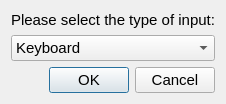
<?xml version="1.0" encoding="UTF-8"?>
<ui version="4.0">
 <class>Dialog</class>
 <widget class="QDialog" name="Dialog">
  <property name="geometry">
   <rect>
    <x>0</x>
    <y>0</y>
    <width>220</width>
    <height>98</height>
   </rect>
  </property>
  <property name="windowTitle">
   <string>Dialog</string>
  </property>
  <layout class="QGridLayout" name="gridLayout">
   <item row="0" column="0">
    <widget class="QLabel" name="label_select">
     <property name="font">
      <font>
       <pointsize>11</pointsize>
      </font>
     </property>
     <property name="text">
      <string>Please select the type of input:</string>
     </property>
    </widget>
   </item>
   <item row="2" column="0">
    <widget class="QDialogButtonBox" name="btns_hardware_inputtype">
     <property name="font">
      <font>
       <pointsize>11</pointsize>
      </font>
     </property>
     <property name="orientation">
      <enum>Qt::Horizontal</enum>
     </property>
     <property name="standardButtons">
      <set>QDialogButtonBox::Cancel|QDialogButtonBox::Ok</set>
     </property>
    </widget>
   </item>
   <item row="1" column="0">
    <widget class="QComboBox" name="combo_hardware_inputtype">
     <property name="font">
      <font>
       <pointsize>11</pointsize>
      </font>
     </property>
     <item>
      <property name="text">
       <string>Keyboard</string>
      </property>
     </item>
     <item>
      <property name="text">
       <string>Mouse</string>
      </property>
     </item>
     <item>
      <property name="text">
       <string>SensoDrive</string>
      </property>
     </item>
     <item>
      <property name="text">
       <string>USB Joystick (HID)</string>
      </property>
     </item>
    </widget>
   </item>
  </layout>
 </widget>
 <resources/>
 <connections>
  <connection>
   <sender>btns_hardware_inputtype</sender>
   <signal>accepted()</signal>
   <receiver>Dialog</receiver>
   <slot>accept()</slot>
   <hints>
    <hint type="sourcelabel">
     <x>248</x>
     <y>254</y>
    </hint>
    <hint type="destinationlabel">
     <x>157</x>
     <y>274</y>
    </hint>
   </hints>
  </connection>
  <connection>
   <sender>btns_hardware_inputtype</sender>
   <signal>rejected()</signal>
   <receiver>Dialog</receiver>
   <slot>reject()</slot>
   <hints>
    <hint type="sourcelabel">
     <x>316</x>
     <y>260</y>
    </hint>
    <hint type="destinationlabel">
     <x>286</x>
     <y>274</y>
    </hint>
   </hints>
  </connection>
 </connections>
</ui>
